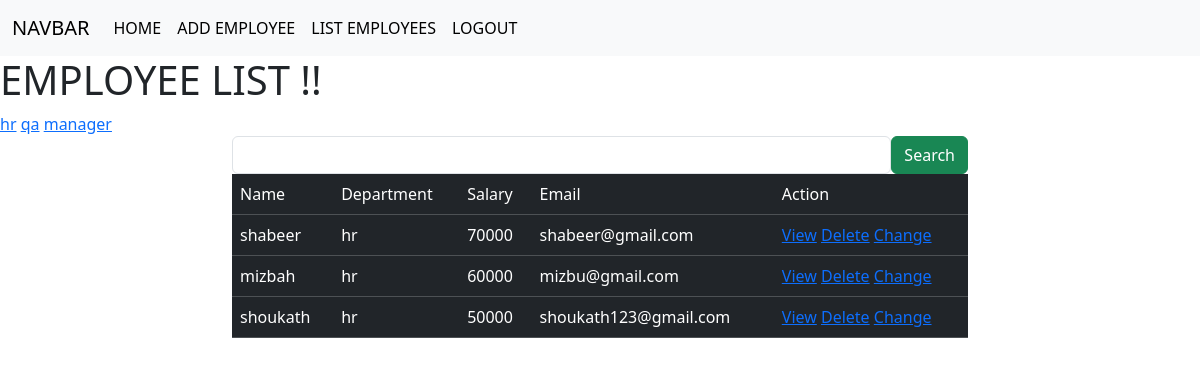
The page /employees/all?Department=hr (signed in) on the database its author committed.
### crm/models.py (models this page shows, shortened)
class Employees(models.Model):
    Name=models.CharField(max_length=200)
    Department=models.CharField(max_length=200)
    Salary=models.PositiveIntegerField()
    Email=models.EmailField(unique=True)
    Contact=models.CharField(null=True, max_length=20)
    Age=models.PositiveIntegerField()
    Profile_pic=models.ImageField(upload_to="images",null=True,blank=True)
    DOB=models.DateField(null=True,blank=True)

### crm/views.py (the view, shortened to what this page needs)
# urls.py: path('employees/all',views.EmployeesListView.as_view(),name="emp-all"),
@method_decorator(signin_required,name="dispatch")
class EmployeesListView(View):
    def get(self,request,*args,**kwargs):
       qs=Employees.objects.all()
       Departments=Employees.objects.all().values_list("Department",flat=True).distinct()
       print(Departments)
       if "Department" in request.GET:
           dept=request.GET.get("Department")
           qs=qs.filter(Department__iexact=dept)
       return render(request,"emp-list.html",{"data":qs,"Departments":Departments})

### crm/views.py (called while the page is built)
def signin_required(fn):
    def wrapper(request,*args,**kwargs):
        if not request.user.is_authenticated:
            messages.error(request,"Invalid Session")
            return redirect("signin")
        else:
            return fn(request,*args,**kwargs)
    return wrapper

### crm/templates/emp-list.html (shortened to what this page needs)
{%extends 'base.html'%}
{%block body_block%}
<h1>EMPLOYEE LIST !!</h1>
<div>
    {%for dept in Departments%}
        <a href="{%url 'emp-all'%}?Department={{dept}}">{{dept}}</a>
    {%endfor%}
</div>
<div class="container">
    <div class="row">
        <div class="col-2"></div>
        <div class="col-8">
            <form action="" method="post">
                <div class="d-flex">
                    <input type="text" name="Box" class="form-control">
                <button type="submit" class="btn btn-success">Search</button>
                </div>
            </form>
        </div>
        <div class="col-2"></div>
    </div>
</div>
<div class="container">
    <div class="row">
        <div class="col-2"></div>
        <div class="col-8">
            <table class="table table-dark table-stripped caption-top">
                <tr>
                    <td>Name</td>
                    <td>Department</td>
                    <td>Salary</td>
                    <td>Email</td>
                    <td>Action</td>
                </tr>
                {%for emp in data%}
                <tr>
                    <td>{{emp.Name}}</td>
                    <td>{{emp.Department}}</td>
                    <td>{{emp.Salary}}</td>
                    <td>{{emp.Email}}</td>
                    <td>
                        <a href="{%url 'emp-detail' emp.id%}">View</a>
                        <a href="{%url 'emp-delete' emp.id%}">Delete</a>
                        <a href="{%url 'emp-edit' emp.id%}">Change</a>
                    </td>
                </tr>
                {%endfor%}
            </table>
        </div>
        <div class="col-2"></div>
    </div>
</div>
{%endblock%}

### rows shown on the page
Employees: Name "shabeer", Department "hr", Salary "70000", Email "shabeer@gmail.com"
Employees: Name "mizbah", Department "hr", Salary "60000", Email "mizbu@gmail.com"
Employees: Name "shoukath", Department "hr", Salary "50000", Email "shoukath123@gmail.com"

### other values the page prints
{{ dept }} "hr" "qa" "manager"
